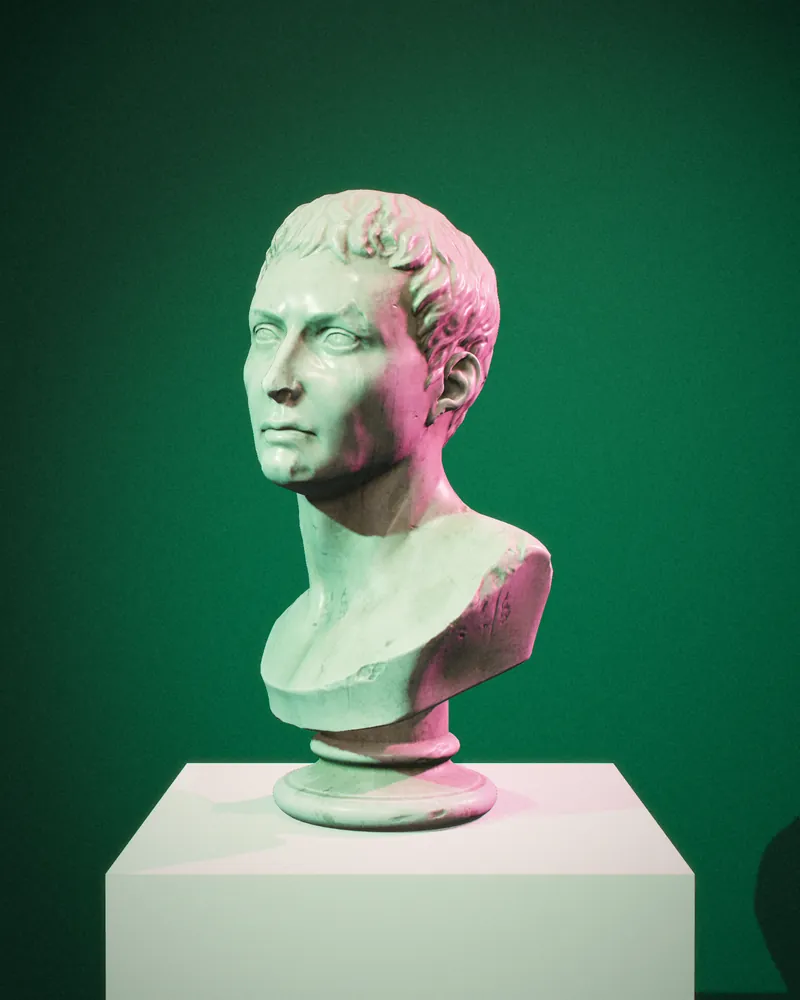
#> input picture designs/38/assets/img/bust-gels-800.webp, 800 x 1000 px, given in place of ArtDecodetailinMiamiBeachFlo.jpg, which was not available
$ python h1.py out.png
#> lines starting #> are read from the running program, lines starting #| are printed output that depends on the picture; after the words box and inside, x2 and y2 are one past the last pixel; in counts of white or black regions, pixels touching at a corner belong together; pictures that were not available may be replaced by others from this repository, and a replacement may not be noted
### designs/67/assets/src/grade.py
"""Amber Hour grading pipeline for design 67.
Gradient-map every photograph into one warm amber family (burnt umber -> cream),
replace blue skies with a procedural peach/mauve dusk haze, add sun bloom + grain."""
import numpy as np
from PIL import Image, ImageFilter
from scipy import ndimage

T = '/var/folders/vm/h3wjg79x423bkvtffjgnf0_00000gn/T/tmp.gnTd028yfQ'

def hx(h):
    h = h.lstrip('#'); return np.array([int(h[i:i+2], 16) for i in (0, 2, 4)], np.float32) / 255

# The amber family, shadow -> highlight
AMBER = [(0.00, '#1E0F08'), (0.16, '#3B1D0E'), (0.34, '#6E3816'), (0.52, '#A65E27'),
         (0.68, '#D18E4A'), (0.82, '#EDBF84'), (0.92, '#F8DFB6'), (1.00, '#FFF6E6')]

def lut(stops, n=1024):
    xs = np.array([s[0] for s in stops]); cs = np.stack([hx(s[1]) for s in stops])
    t = np.linspace(0, 1, n)
    return np.stack([np.interp(t, xs, cs[:, i]) for i in range(3)], 1)

AMB_LUT = lut(AMBER)

# [5 lines left out: function load, not called in this run]

def lum(a): return a[..., 0] * .2126 + a[..., 1] * .7152 + a[..., 2] * .0722

def smooth(e0, e1, x):
    t = np.clip((x - e0) / (e1 - e0), 0, 1); return t * t * (3 - 2 * t)

# [16 lines left out: function sky_mask, not called in this run]

def dusk_sky(h, w, horizon=0.85, sun=(0.7, 0.8), sun_r=0.05, top='#6F5878', mid='#D98E78', low='#F6C79A', hz='#FFE7C4', glow=1.0):
    """Procedural LA-dusk haze: mauve zenith -> peach -> pale gold horizon, with a soft sun."""
    y = np.linspace(0, 1, h)[:, None] / horizon
    y = np.clip(y, 0, 1)
    stops = [(0, top), (0.45, mid), (0.78, low), (1.0, hz)]
    L = lut(stops, 2048)
    sky = L[(y * 2047).astype(int)][:, :, :] * np.ones((1, w, 1), np.float32)
    sky = np.broadcast_to(sky, (h, w, 3)).copy()
    yy, xx = np.mgrid[0:h, 0:w].astype(np.float32)
    d = np.hypot((xx / w - sun[0]) * (w / h), yy / h - sun[1])
    halo = np.exp(-(d / (sun_r * 6)) ** 2) * 0.55 * glow + np.exp(-(d / (sun_r * 18)) ** 2) * 0.22 * glow
    disc = smooth(sun_r * 1.02, sun_r * 0.92, d)
    sunc = hx('#FFF3DC')
    sky = sky + halo[..., None] * (hx('#FFD9A0') - sky) * 1.0
    sky = sky * (1 - disc[..., None]) + sunc * disc[..., None]
    # faint horizontal haze bands (LA smog strata)
    bands = (np.sin(yy / h * 90 + np.sin(xx / w * 3) * 1.5) * 0.5 + 0.5) ** 4 * 0.009
    sky = sky + bands[..., None] * smooth(0.3, 0.8, yy / h)[..., None]
    return np.clip(sky, 0, 1)

def amber(a, contrast=1.0, pivot=0.5, gamma=1.0, keep=0.18, lift=0.0):
    L = lum(a)
    L = np.clip((L - pivot) * contrast + pivot, 0, 1) ** gamma
    L = lift + L * (1 - lift)
    g = AMB_LUT[(L * 1023).astype(int)]
    # keep a little of the original hue, warmed
    warm = a * np.array([1.08, 0.98, 0.82], np.float32)
    return np.clip(g * (1 - keep) + warm * keep, 0, 1)

# [29 lines left out: functions bloom, haze, vignette, grain, not called in this run]

def to_img(a): return Image.fromarray((np.clip(a, 0, 1) * 255 + 0.5).astype(np.uint8))

# [11 lines left out: function export, not called in this run]

### designs/67/assets/src/h1.py
"""Hero 1: 'Spires at the amber hour' (Highsmith, Miami Beach deco towers, PD)."""
import sys; sys.path.insert(0, '/var/folders/vm/h3wjg79x423bkvtffjgnf0_00000gn/T/tmp.gnTd028yfQ')
from grade import *
OUT = sys.argv[1] if len(sys.argv) > 1 else T + '/h1'
src = Image.open(T + '/src/ArtDecodetailinMiamiBeachFlo.jpg').convert('RGB')  # 3840x4975
#> src is the input picture: PIL image 800x1000 RGB; mean R, G, B 65.9, 111.5, 88.9
W0, H0 = src.size
#> W0 = 800; H0 = 1000
a = np.asarray(src).astype(np.float32) / 255

def fill_rect(a, x0, y0, x1, y1, axis=1):
    """Remove signage: interpolate across the rectangle from its borders (row-wise)."""
    x0, y0, x1, y1 = [int(v) for v in (x0, y0, x1, y1)]
    reg = a[y0:y1, x0:x1].copy()
    if axis == 1:
        L = a[y0:y1, x0 - 6:x0].mean(1, keepdims=True); R = a[y0:y1, x1:x1 + 6].mean(1, keepdims=True)
        t = np.linspace(0, 1, x1 - x0)[None, :, None]
        fill = L * (1 - t) + R * t
    else:
        U = a[y0 - 6:y0, x0:x1].mean(0, keepdims=True); D = a[y1:y1 + 6, x0:x1].mean(0, keepdims=True)
        t = np.linspace(0, 1, y1 - y0)[:, None, None]
        fill = U * (1 - t) + D * t
    fill = ndimage.gaussian_filter(fill, (2, 2, 0))
    # keep fine texture from the original's high-frequency noise only
    a[y0:y1, x0:x1] = fill
    return a

sx, sy = W0 / 960, H0 / 1244
#> sx = 0.833; sy = 0.804
# NATIONAL sign on the right tower face (approx in 960-space: x 665-835, y 755-800)
a = fill_rect(a, 662 * sx, 752 * sy, 840 * sx, 803 * sy, axis=0)
#> in fill_rect, `U = a[y0 - 6:y0, x0:x1].mean(0, keepdims=True)`: U = 149 rows, first 8: [0.015, 0.417, 0.272], [0.0163, 0.423, 0.275], [0.0157, 0.424, 0.275], [0.0157, 0.424, 0.275], [0.0105, 0.418, 0.272], [0.0144, 0.41, 0.277], [0.0137, 0.41, 0.276], [0.0157, 0.412, 0.278]
#> in fill_rect, `D = a[y1:y1 + 6, x0:x1].mean(0, keepdims=True)`: D = 149 rows, first 8: [0.0137, 0.408, 0.267], [0.0137, 0.408, 0.267], [0.0137, 0.408, 0.267], [0.0137, 0.408, 0.267], [0.0137, 0.408, 0.267], [0.0157, 0.408, 0.267], [0.0157, 0.408, 0.267], [0.015, 0.407, 0.266]
#> in fill_rect, `a[y0:y1, x0:x1] = fill`: a: shape (1000, 800, 3) float32; mean R, G, B 0.259, 0.437, 0.349
# vertical letters on the left fin (x 160-232, y 585-660)
a = fill_rect(a, 160 * sx, 582 * sy, 232 * sx, 662 * sy, axis=0)
#> call 2 of fill_rect, with x0 = 133.3, y0 = 467.8, x1 = 193.3, y1 = 532.2, axis = 0
#> in fill_rect (call 2), `reg = a[y0:y1, x0:x1].copy()`:
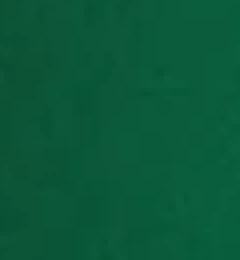
#> reg: shape (65, 60, 3) float32 (shown 4 times larger); mean R, G, B 0.0407, 0.349, 0.228
#> in fill_rect (call 2), `U = a[y0 - 6:y0, x0:x1].mean(0, keepdims=True)`: U = 60 rows, first 8: [0.051, 0.32, 0.21], [0.0477, 0.326, 0.212], [0.0458, 0.323, 0.21], [0.0451, 0.322, 0.21], [0.0425, 0.321, 0.208], [0.0425, 0.329, 0.213], [0.0438, 0.33, 0.214], [0.0444, 0.331, 0.214]
#> in fill_rect (call 2), `D = a[y1:y1 + 6, x0:x1].mean(0, keepdims=True)`: D = 60 rows, first 8: [0.0366, 0.323, 0.209], [0.0464, 0.333, 0.216], [0.049, 0.335, 0.221], [0.0497, 0.336, 0.221], [0.0471, 0.333, 0.216], [0.0471, 0.333, 0.216], [0.0418, 0.328, 0.213], [0.0392, 0.325, 0.212]
#> in fill_rect (call 2), `a[y0:y1, x0:x1] = fill`: a: shape (1000, 800, 3) float32; mean R, G, B 0.259, 0.437, 0.349
# small medallion on mid building (x 515-535, y 960-990)
a = fill_rect(a, 512 * sx, 958 * sy, 538 * sx, 992 * sy, axis=1)
#> call 3 of fill_rect, with x0 = 426.7, y0 = 770.1, x1 = 448.3, y1 = 797.4, axis = 1
#> in fill_rect (call 3), `reg = a[y0:y1, x0:x1].copy()`:
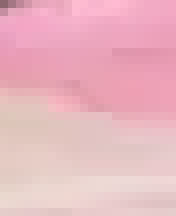
#> reg: shape (27, 22, 3) float32 (shown 8 times larger); mean R, G, B 0.913, 0.717, 0.755
#> in fill_rect (call 3), `L = a[y0:y1, x0 - 6:x0].mean(1, keepdims=True)`: L = 27 rows, first 8: [0.324, 0.254, 0.211], [0.428, 0.312, 0.298], [0.618, 0.447, 0.465], [0.776, 0.554, 0.604], [0.871, 0.6, 0.675], [0.881, 0.586, 0.674], [0.899, 0.596, 0.688], [0.896, 0.603, 0.686]
#> in fill_rect (call 3), `R = a[y0:y1, x1:x1 + 6].mean(1, keepdims=True)`: R = 27 rows, first 8: [0.949, 0.654, 0.753], [0.948, 0.654, 0.753], [0.937, 0.646, 0.745], [0.92, 0.627, 0.725], [0.914, 0.624, 0.722], [0.912, 0.622, 0.72], [0.912, 0.62, 0.719], [0.908, 0.616, 0.716]
#> in fill_rect (call 3), `a[y0:y1, x0:x1] = fill`: a: shape (1000, 800, 3) float32; mean R, G, B 0.259, 0.437, 0.349

r, g, b = a[..., 0], a[..., 1], a[..., 2]
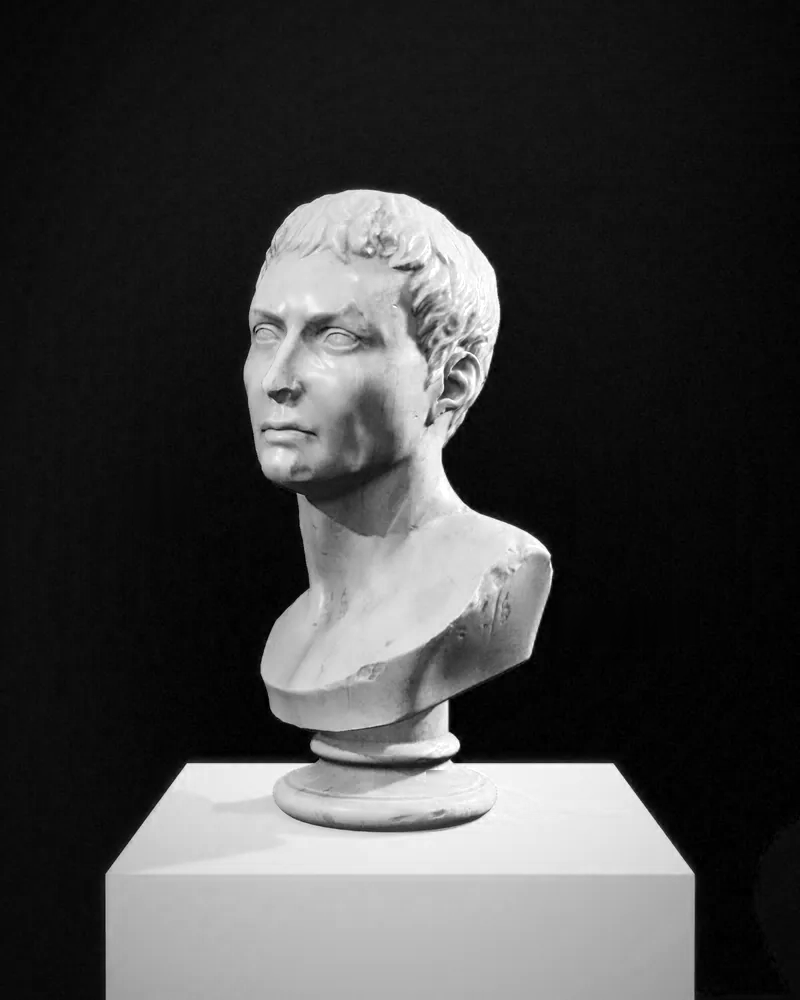
#> r: shape (1000, 800) float32; min 0, max 1, mean 0.258
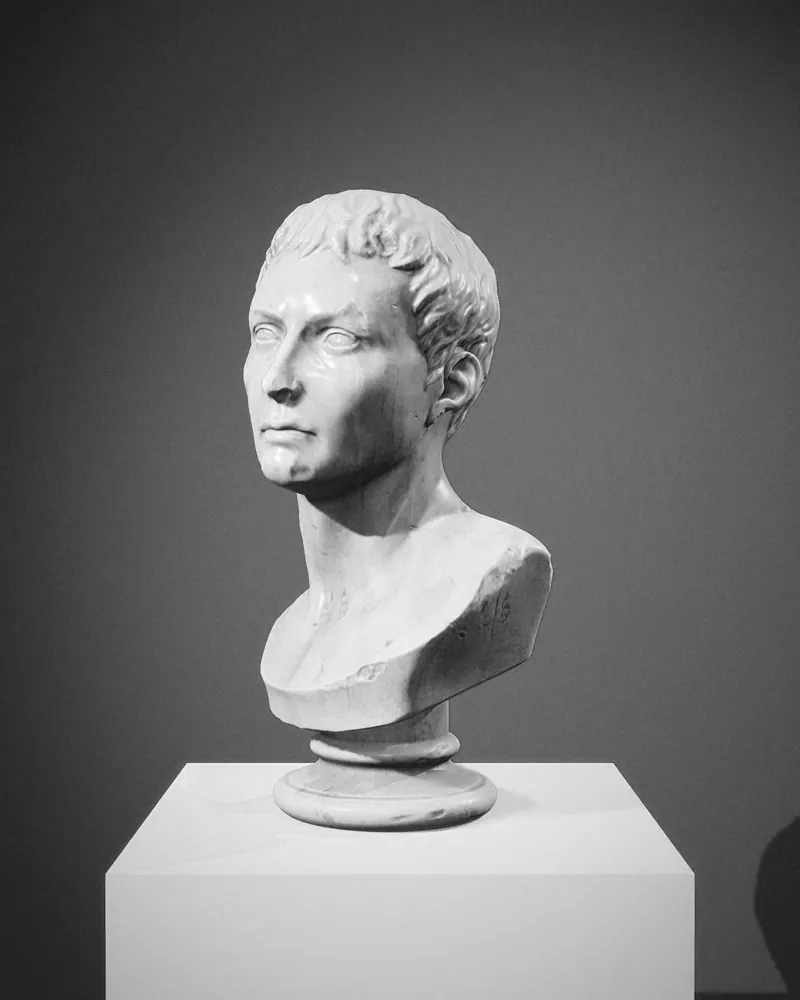
#> g: shape (1000, 800) float32; min 0.0471, max 1, mean 0.437
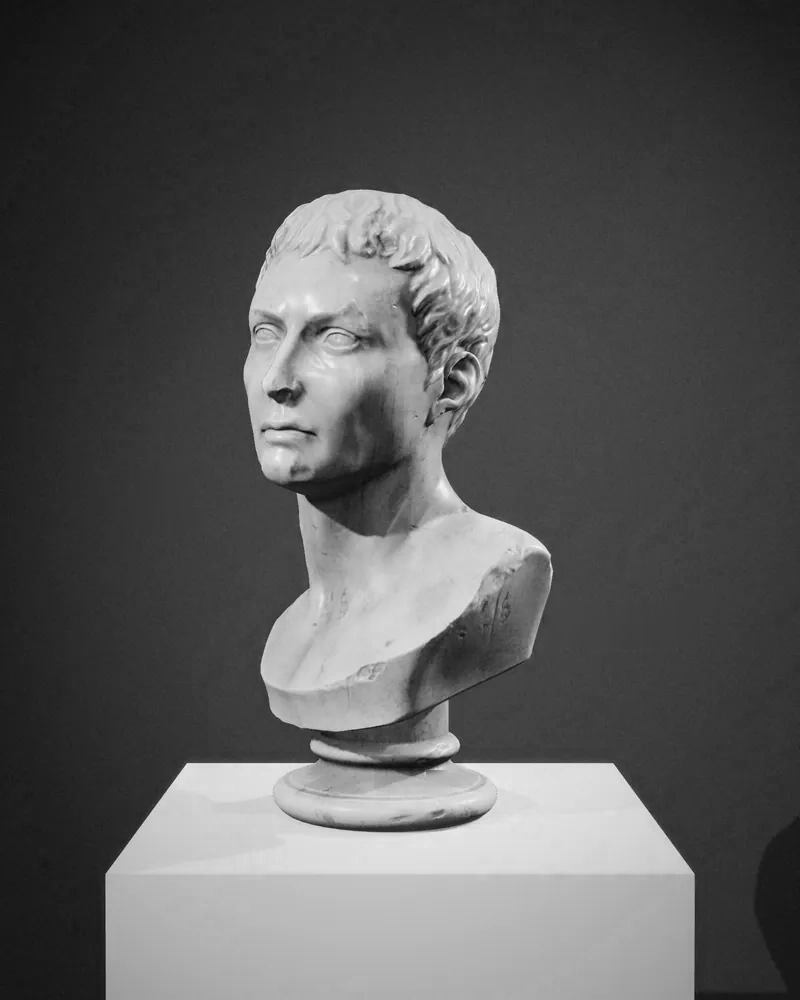
#> b: shape (1000, 800) float32; min 0.0235, max 1, mean 0.349
hard = (b - r) > 0.12
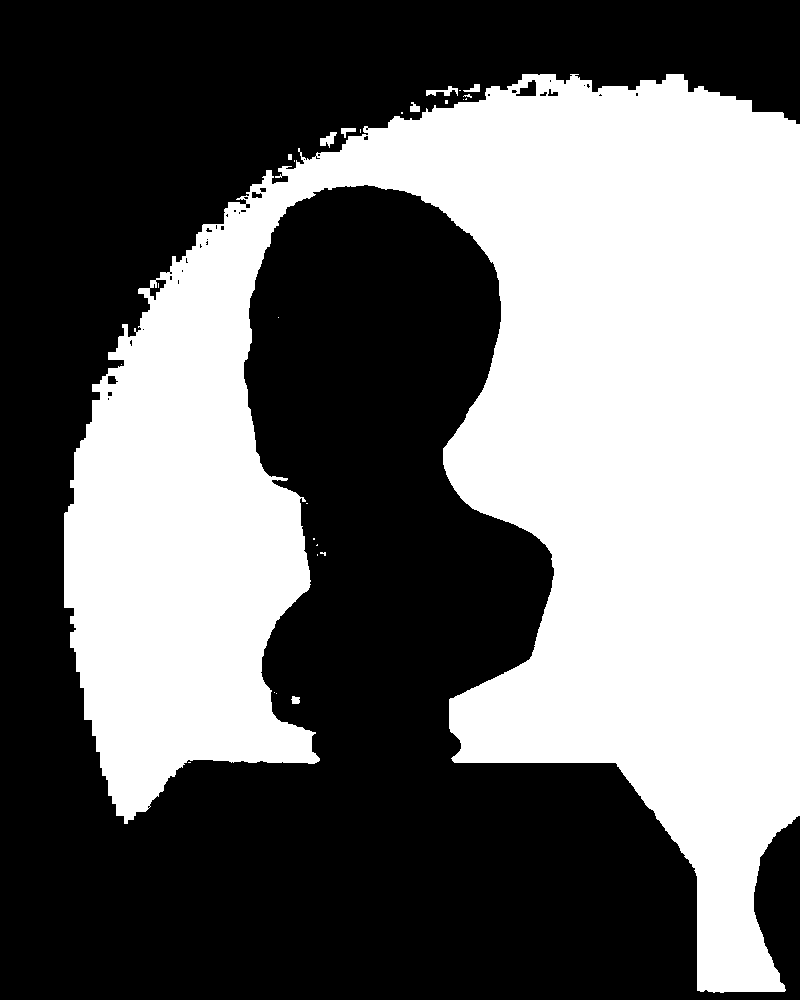
#> hard: shape (1000, 800) bool; 43% white; 27 white regions (19 under 20 px), largest, box (x1, y1, x2, y2) and area: (64, 74, 800, 993) 343634, (426, 86, 458, 96) 148, (320, 132, 337, 148) 142
lab, n = ndimage.label(hard)
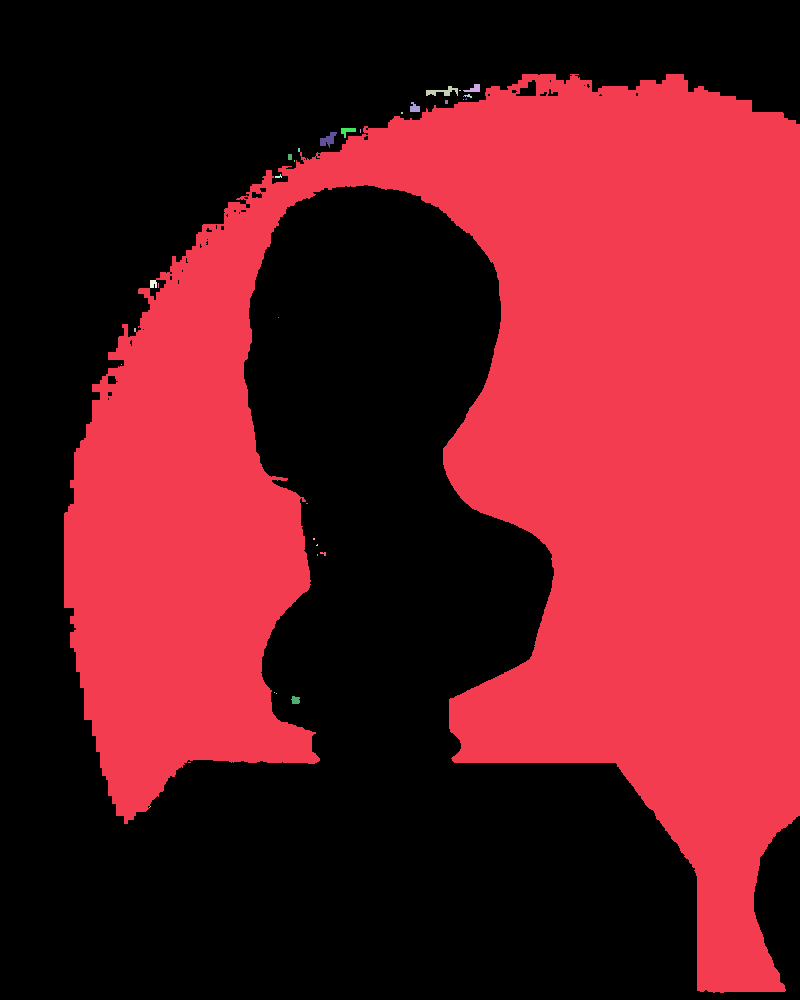
#> lab: shape (1000, 800) int32; 35 distinct labels, from 0 to 34; one colour per label, 0 black
#> n = 34
hard = np.isin(lab, list(set(np.unique(lab[0])) - {0}))
#> hard: shape (1000, 800) bool; every value is 0
# absorb small non-sky blobs (birds, dome speckle) into the sky
ns, k = ndimage.label(~hard)
#> ns: shape (1000, 800) int32; every value is 1
#> k = 1
sizes = ndimage.sum(np.ones_like(ns), ns, range(1, k + 1))
#> sizes = [800000]
small = np.isin(ns, [i + 1 for i, sz in enumerate(sizes) if sz < 4000])
hard = hard | small
hard[1900:2328, 2880:3240] = True  # drop the silver dome + antenna: clean parapet against sky
mask = ndimage.gaussian_filter(hard.astype(np.float32), 1.6)
#> mask: shape (1000, 800) float32; every value is 0

def render(box, outw, sun, name, horizon=1.0, sun_r=0.032):
    x0, y0, x1, y1 = box
    sub = a[y0:y1, x0:x1]; m = mask[y0:y1, x0:x1]
    h, w = sub.shape[:2]
    gimg = amber(sub, contrast=1.32, pivot=0.62, gamma=1.4, keep=0.14)
    # sunlit faces: lift towards gold, shadows towards umber-violet
    L = lum(sub)
    gimg = gimg * (0.92 + 0.12 * smooth(0.55, 0.95, L))[..., None]
    sky = dusk_sky(h, w, horizon=horizon, sun=sun, sun_r=sun_r,
                   top='#5E4A6E', mid='#C98478', low='#F2B68A', hz='#FFE2B8')
    o = gimg * (1 - m[..., None]) + sky * m[..., None]
    o = bloom(o, sun, .28, .55)
    o = haze(o, .10, '#F4C49A', .55, 1.0)
    o = vignette(o, .18)
    im = to_img(o)
    im = im.resize((outw, round(h * outw / w)), Image.LANCZOS)
    o2 = grain(np.asarray(im).astype(np.float32) / 255, 0.016)
    im = to_img(o2)
    im.save(f'{OUT}-{name}-master.png')
    return im

# landscape 16:9 from full width: rows chosen so spire top sits ~40% down
s = W0 / 3200
#> s = 0.25
render((0, int(1150 * 1), W0, int(1150 + 2160)), 3200, (0.47, 0.70), 'wide')
#> in render, `sub = a[y0:y1, x0:x1]`: sub = empty array
#> (the run stopped early here; a loop or call above may not have finished)
